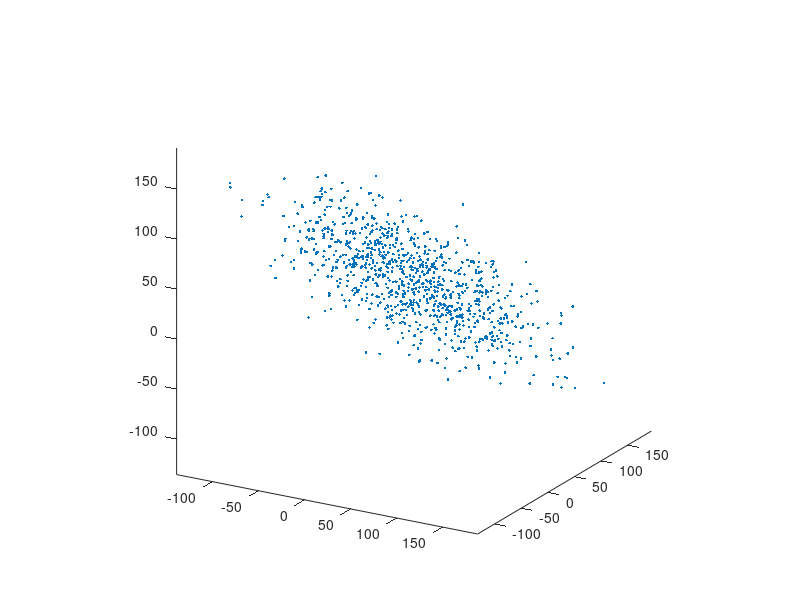

This chart was generated by the following MATLAB code: (Note: this script raises an error after producing the figure.)
function demoInertiaEllipsoid(varargin)
#DEMOINERTIAELLIPSOID Demo program for the use of ellipsoids
#
#   Usage:
#   demoInertiaEllipsoid;
#
#   Example
#   demoInertiaEllipsoid
#
#   See also
#
#
# ------
# Author: David Legland
# e-mail: david.legland@grignon.inra.fr
# Created: 2011-06-21,    using Matlab 7.9.0.529 (R2009b)
# Copyright 2011 INRA - Cepia Software Platform.


## Data generation

# Generate gaussian 3D data
nPoints = 1000;
points = randn(nPoints, 3);

# point clouds parameters
center = [20 30 40];
sizes  = [70 40 10];
orient = [50 30 30];

# transform points to make a gaussian cloud
transfo = composeTransforms3d(...
    createScaling3d(sizes), ...
    eulerAnglesToRotation3d(orient), ...
    createTranslation3d(center));
points = transformPoint3d(points, transfo);

# display data
figure;
drawPoint3d(points, '.');
hold on;
axis equal;
view([30 20]);


## Inertia ellipsoid computation and display

# Fit a 3D inertia ellipsoid to data
elli = inertiaEllipsoid(points);

# draw the ellipsoid with transparency
drawEllipsoid(elli, 'FaceColor', 'g', 'FaceAlpha', .3);

